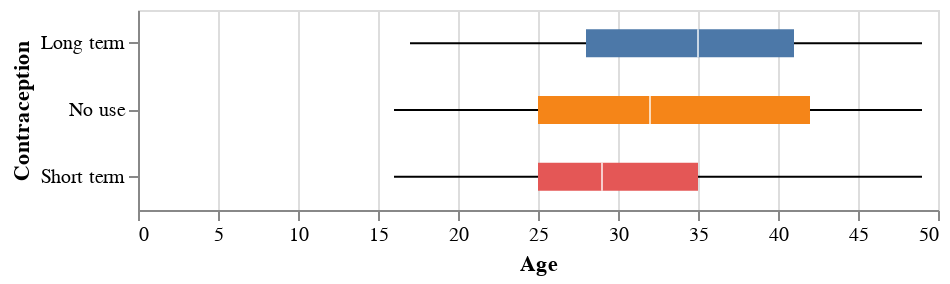

The cell this chart's notebook holds for it:
### Markdown cell above
### Effect of `age` on `contraceptive_method`

### Code cell
alt.Chart(df).mark_boxplot(extent='min-max').encode(
    y=alt.Y('contraceptive_method:O', title='Contraception'),
    x=alt.X('age:Q', title='Age'),
    color=alt.Color('contraceptive_method:N', legend=None),
).properties(height=100)

### Figure 1 — Vega-Lite specification as saved in the notebook (floating-point values rounded to 4 significant figures; data arrays with more than 128 entries replaced by an {"elided": "..."} marker saying what was removed)
{"config": {"view": {"continuousWidth": 400, "continuousHeight": 300}}, "data": {"name": "data-2608fb0b0d3df09020f6c32f6bb7cb1d"}, "mark": {"type": "boxplot", "extent": "min-max"}, "encoding": {"color": {"field": "contraceptive_method", "legend": null, "type": "nominal"}, "x": {"field": "age", "title": "Age", "type": "quantitative"}, "y": {"field": "contraceptive_method", "title": "Contraception", "type": "ordinal"}}, "height": 100, "$schema": "https://vega.github.io/schema/vega-lite/v4.17.0.json", "datasets": {"data-2608fb0b0d3df09020f6c32f6bb7cb1d": {"elided": "1473 records"}}}
